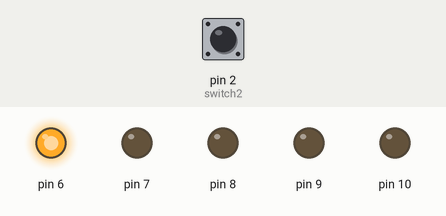
This sketch was run on a simulated Arduino Uno, built with avr-gcc and run on an emulated ATmega328P. Shown: output pins drawn as LEDs (lit = HIGH). The test bench sets the inputs (shaded band); at power-on: pin 2 (switch2) HIGH.

Above: at 0.2 s.
At 1.2 s:
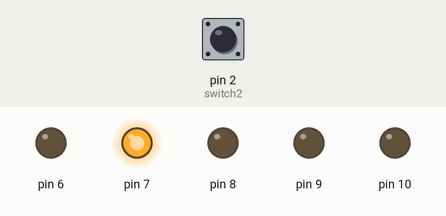
At 2.2 s:
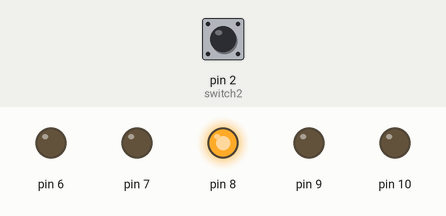
At 3.2 s:
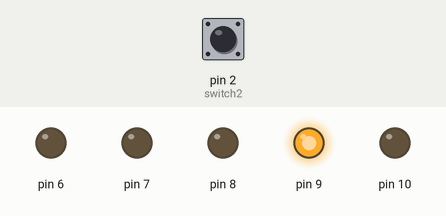
At 4.7 s:
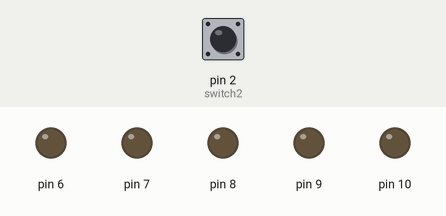
Timing chart, 0 to 5.2 s (numbered marks = the images above):
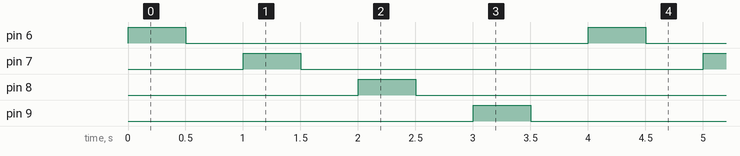

Measured:
- by itself, pin 6–9: alternates HIGH for 0.50 s and LOW for 3.5 s
- by itself, everything shown: repeats every 4.0 s, in 8 steps

The sketch:

EXP2.ino
```cpp
// the setup function runs once when you press reset or power the board
int i;
int switch1 = 1;
int switch2 = 2;
void setup() {
  // initialize digital pin LED_BUILTIN as an output.
  for(i=6;i<=10;i++)
  pinMode(i, OUTPUT);
  pinMode(1,INPUT);
  pinMode(2,INPUT);
  Serial.begin(9600);
}
// the loop function runs over and over again forever
void loop() {
  if(digitalRead(switch1) == LOW){
  for(i=6;i<=9;i++){
  digitalWrite(i, HIGH);  // turn the LED on (HIGH is the voltage level)
  delay(500);
  digitalWrite(i,LOW); // turn the LED off by making the voltage LOW
  delay(500);            // wait for a second
  }
  }
  if(digitalRead(switch2) == LOW){
  for(i=9;i>=6;i--){
  digitalWrite(i, HIGH);  // turn the LED on (HIGH is the voltage level)
  delay(500);
  digitalWrite(i,LOW);   // turn the LED off by making the voltage LOW
  delay(500);                   // wait for a second
  }
  }
}
```
